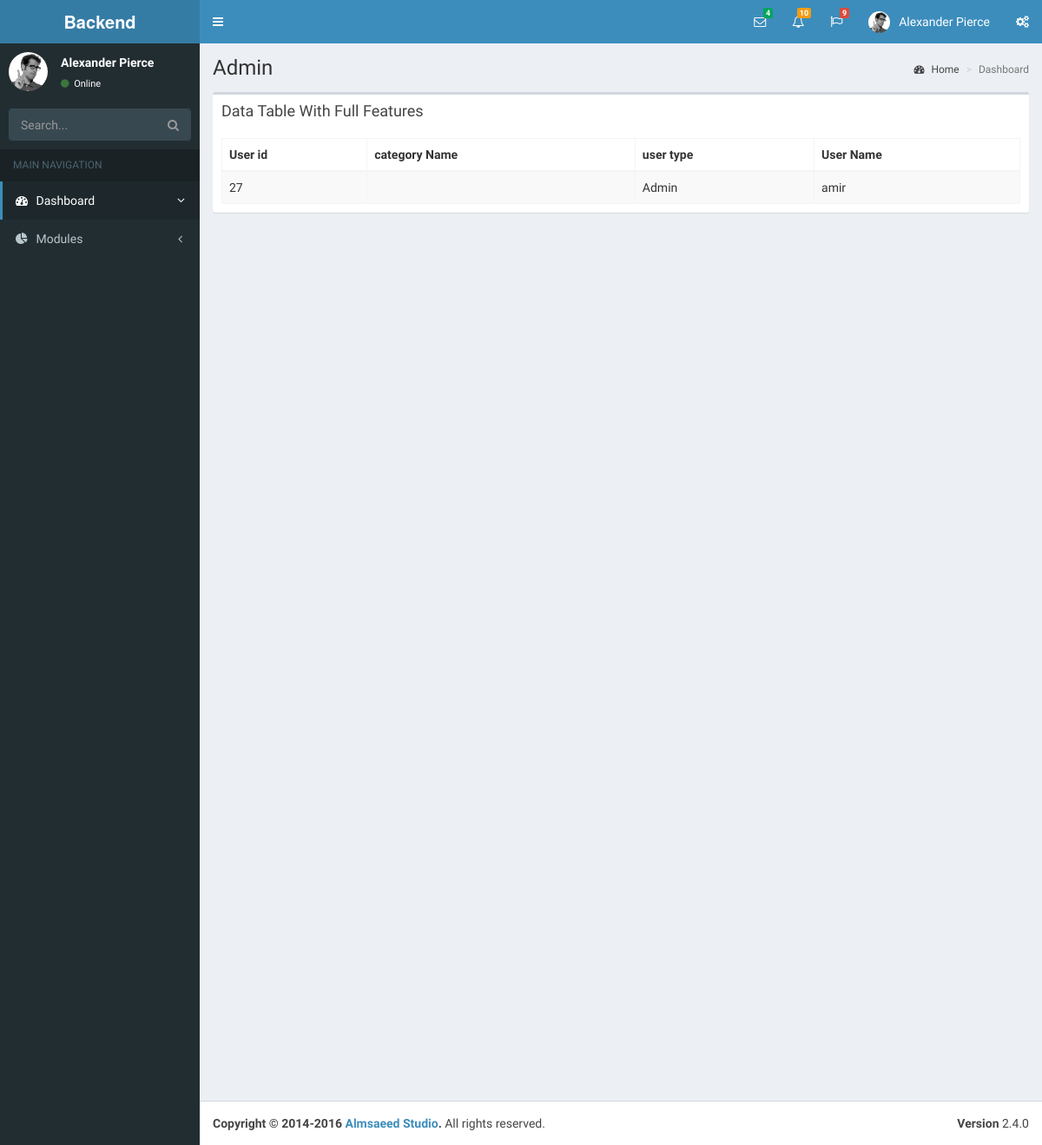
The page /backend/admin_view.php on the database as committed earlier.
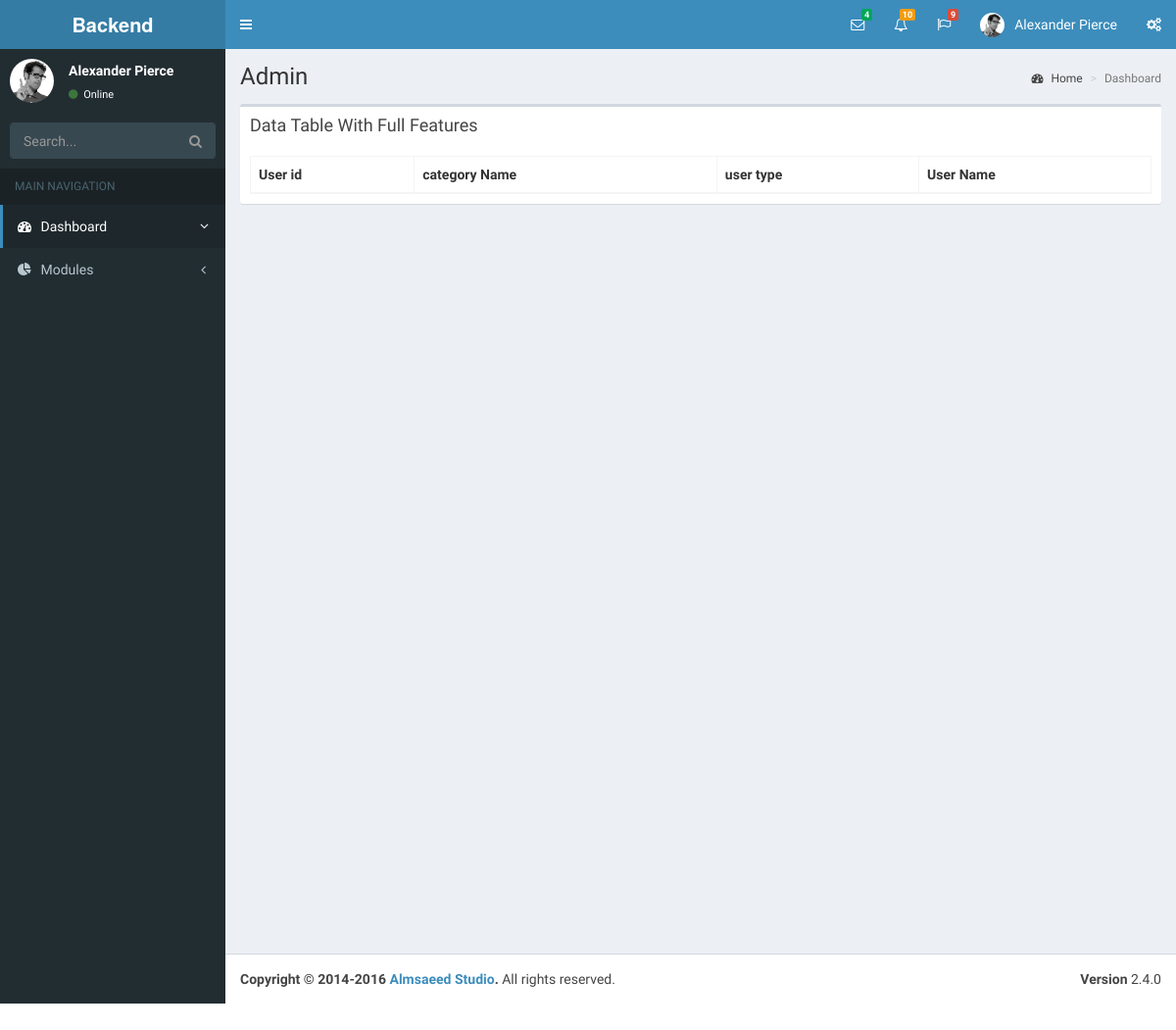
The same page on the database as committed later.
### tables this page shows
CREATE TABLE `user` (
  `user_id` int(11) NOT NULL,
  `category_id` int(11) NOT NULL,
  `sub_category_id` int(11) NOT NULL,
  `user_type` enum('Admin','Hand worker','Customer') NOT NULL,
  `user_name` varchar(30) NOT NULL,
  `user_image` varchar(250) NOT NULL,
  `user_email` varchar(30) NOT NULL,
  `user_pass` varchar(30) NOT NULL,
  `user_contact` varchar(30) NOT NULL,
  `user_address` varchar(30) NOT NULL,
  `date` timestamp NOT NULL DEFAULT CURRENT_TIMESTAMP
);

### mysql/MysqliDb.php (called while the page is built, shortened)
<?php
class MysqliDb
{
    public static $prefix = '';
    protected $_mysqli;
    protected $_query;
    protected $_queryOptions = array();
    protected $_orderBy = array();
    protected $_groupBy = array();
    protected $_bindParams = array('');
    protected $host;
    protected $socket;
    protected $_username;
    protected $_password;
    protected $db;
    protected $port;
    protected $charset;
    public $returnType = 'array';
    protected $_nestJoin = false;
    private $_tableName = '';
    protected $_mapKey = null;
    public function __construct($host = null, $username = null, $password = null, $db = null, $port = null, $charset = 'utf8', $socket = null)
    {
        $isSubQuery = false;
        if (is_object($host)) {
            $this->_mysqli = $host;
        } else
            if(is_string($host)) {
                $this->host = $host;
            }
        $this->_username = $username;
        $this->_password = $password;
        $this->db = $db;
        $this->port = $port;
        $this->charset = $charset;
        $this->socket = $socket;
    }
    public function connect()
    {
        $this->_mysqli = new mysqli($this->host, $this->_username, $this->_password, $this->db, $this->port, $this->socket);
        if ($this->charset) {
            $this->_mysqli->set_charset($this->charset);
        }
    }
    public function mysqli()
    {
        return $this->_mysqli;
    }
    protected function reset()
    {
        $this->_orderBy = array();
        $this->_groupBy = array();
        $this->_bindParams = array('');
        $this->_query = null;
        $this->_queryOptions = array();
        $this->returnType = 'array';
        $this->_nestJoin = false;
        $this->_tableName = '';
        $this->_mapKey = null;
    }
    public function get($tableName, $numRows = null, $columns = '*')
    {
        $column = is_array($columns) ? implode(', ', $columns) : $columns;
        if (strpos($tableName, '.') === false) {
            $this->_tableName = self::$prefix . $tableName;
        } else {
            $this->_tableName = $tableName;
        }
        $this->_query = 'SELECT ' . implode(' ', $this->_queryOptions) . ' ' .
            $column . " FROM " . $this->_tableName;
        $stmt = $this->_buildQuery($numRows);
        $stmt->execute();
        $res = $this->_dynamicBindResults($stmt);
        return $res;
    }
    protected function _determineType($item)
    {
        switch (gettype($item)) {
            case 'NULL':
            case 'string':
                return 's';
                break;
            case 'boolean':
            case 'integer':
                return 'i';
                break;
        }
        return '';
    }
    protected function _bindParam($value)
    {
        $this->_bindParams[0] .= $this->_determineType($value);
        array_push($this->_bindParams, $value);
    }
    protected function _buildPair($operator, $value)
    {
        if (!is_object($value)) {
            return ' ' . $operator . ' ? ';
        }
        $subQuery = $value->getSubQuery();
        return " " . $operator . " (" . $subQuery['query'] . ") " . $subQuery['alias'];
    }
    protected function _buildQuery($numRows = null, $tableData = null)
    {
        $stmt = $this->_prepareQuery();
        if (count($this->_bindParams) > 1) {
            call_user_func_array(array($stmt, 'bind_param'), $this->refValues($this->_bindParams));
        }
        return $stmt;
    }
    protected function _dynamicBindResults(mysqli_stmt $stmt)
    {
        $parameters = array();
        $results = array();
        $mysqlLongType = 252;
        $shouldStoreResult = false;
        $meta = $stmt->result_metadata();
        $row = array();
        while ($field = $meta->fetch_field()) {
            if ($this->_nestJoin && $field->table != $this->_tableName) {
                $field->table = substr($field->table, strlen(self::$prefix));
                $row[$field->table][$field->name] = null;
                $parameters[] = & $row[$field->table][$field->name];
            } else {
                $row[$field->name] = null;
                $parameters[] = & $row[$field->name];
            }
        }
        call_user_func_array(array($stmt, 'bind_result'), $parameters);
        while ($stmt->fetch()) {
            if ($this->returnType == 'object') {
                $result = new stdClass ();
                foreach ($row as $key => $val) {
                    if (is_array($val)) {
                        $result->$key = new stdClass ();
                        foreach ($val as $k => $v) {
                            $result->$key->$k = $v;
                        }
                    } else {
                        $result->$key = $val;
                    }
                }
            } else {
                $result = array();
                foreach ($row as $key => $val) {
                    if (is_array($val)) {
                        foreach ($val as $k => $v) {
                            $result[$key][$k] = $v;
                        }
                    } else {
                        $result[$key] = $val;
                    }
                }
            }
            if ($this->_mapKey) {
                $results[$row[$this->_mapKey]] = count($row) > 2 ? $result : end($result);
            } else {
                array_push($results, $result);
            }
        }
        return $results;
    }
    protected function _buildCondition($operator, &$conditions)
    {
        if (empty($conditions)) {
            return;
        }
        $this->_query .= ' ' . $operator;
        foreach ($conditions as $cond) {
            list ($concat, $varName, $operator, $val) = $cond;
            $this->_query .= " " . $concat . " " . $varName;
            switch (strtolower($operator)) {
                default:
                    if (is_array($val)) {
                        $this->_bindParams($val);
                    } elseif ($val === null) {
                        $this->_query .= ' ' . $operator . " NULL";
                    } elseif ($val != 'DBNULL' || $val == '0') {
                        $this->_query .= $this->_buildPair($operator, $val);
                    }
            }
        }
    }
    protected function _buildGroupBy()
    {
        if (empty($this->_groupBy)) {
            return;
        }
        $this->_query .= " GROUP BY ";
        $this->_query = rtrim($this->_query, ', ') . " ";
    }
    protected function _buildOrderBy()
    {
        if (empty($this->_orderBy)) {
            return;
        }
        $this->_query .= " ORDER BY ";
        $this->_query = rtrim($this->_query, ', ') . " ";
    }
    protected function _buildLimit($numRows)
    {
        if (!isset($numRows)) {
            return;
        }
        if (is_array($numRows)) {
            $this->_query .= ' LIMIT ' . (int) $numRows[0] . ', ' . (int) $numRows[1];
        } else {
            $this->_query .= ' LIMIT ' . (int) $numRows;
        }
    }
    protected function _prepareQuery()
    {
        if (!$stmt = $this->mysqli()->prepare($this->_query)) {
            $msg = $this->mysqli()->error . " query: " . $this->_query;
            $num = $this->mysqli()->errno;
            $this->reset();
            throw new Exception($msg, $num);
        }
        return $stmt;
    }
    protected function refValues(array &$arr)
    {
        if (strnatcmp(phpversion(), '5.3') >= 0) {
            $refs = array();
            foreach ($arr as $key => $value) {
                $refs[$key] = & $arr[$key];
            }
            return $refs;
        }
        return $arr;
    }
    protected function replacePlaceHolders($str, $vals)
    {
        $i = 1;
        $newStr = "";
        while ($pos = strpos($str, "?")) {
            $val = $vals[$i++];
            $newStr .= substr($str, 0, $pos) . "'" . $val . "'";
            $str = substr($str, $pos + 1);
        }
        $newStr .= $str;
        return $newStr;
    }
}

### config.php (called while the page is built, shortened)
<?php
   require_once ('mysql/MysqliDb.php');
   $db2 = new MysqliDb (DB_SERVER, DB_USERNAME, DB_PASSWORD, DB_DATABASE);
?>

### backend/admin_view.php (the view, shortened to what the changed rows need)
 <?php include "header.php";
 include '../config.php';
$db2->where('user_type', 'Admin');
$users = $db2->get('user');
 ?>
  <div class="content-wrapper">
    <section class="content-header">
      <h1>Admin</h1>
    </section>
    <section class="content">
    <div class="box">
            <div class="box-body">
              <table id="example1" class="table table-bordered table-striped">
                <thead>
                <tr>
                  <th>User id</th>
                  <th>category Name</th>
                  <th>user type</th>
                  <th>User Name</th>
                </tr>
                </thead>
                <tbody>
                <?php if($users) { foreach ($users as $user){
                  $db2->where('category_id',$user['category_id']);
                  $category = $db2->getone('category');
                  ?>
                <tr>
                <td><?php echo $user['user_id'] ?></td>
                  <td><?php echo $category['category_name'] ?></td>
                  <td><?php echo $user['user_type'] ?></td>
                  <td><?php echo $user['user_name'] ?></td>
                </tr>
                <?php  } } ?>
              </table>
            </div>
          </div>
    </section>
  </div>
</div>
</body>
</html>

Rows that differ between the two databases and show on the page:
no longer on this page (row edited): user: user_id "27", user_type "Admin", user_name "amir"
